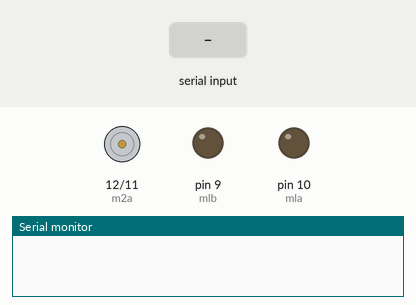
Simulated run of this sketch. Board: Arduino Uno, built with avr-gcc and run on an emulated ATmega328P. On the bench: motor-driver pin pairs drawn as motors (green arrow = first pin HIGH = forward, orange = second pin HIGH = backward, longer = more drive), output pins drawn as LEDs (lit = HIGH), the last lines printed to the serial monitor. Inputs (shaded band) come from the test bench.

Above: at 1.2 s.
1.3 s: "F" received over Serial
At 1.8 s:
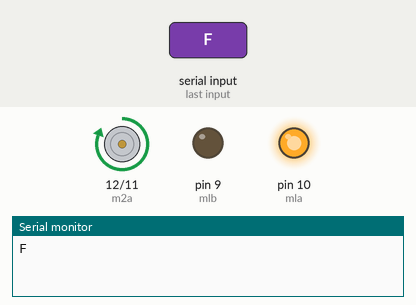
2.8 s: "B" received over Serial
At 4.0 s:
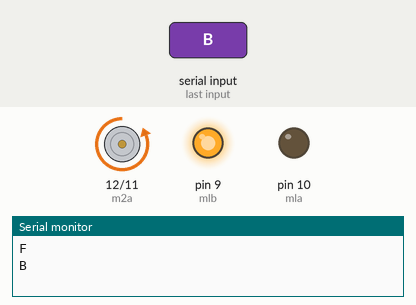
4.3 s: "R" received over Serial
At 5.3 s:
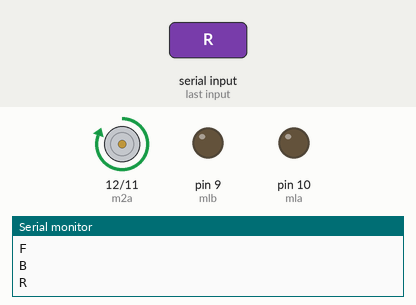
5.8 s: "L" received over Serial
At 6.5 s:
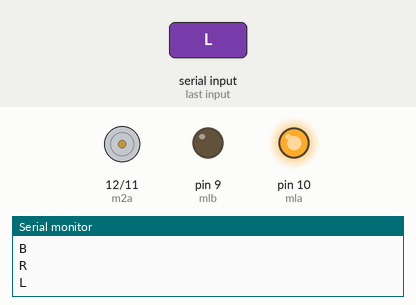
Timing chart, 0 to 8.3 s (numbered marks = the images above; inputs shaded):
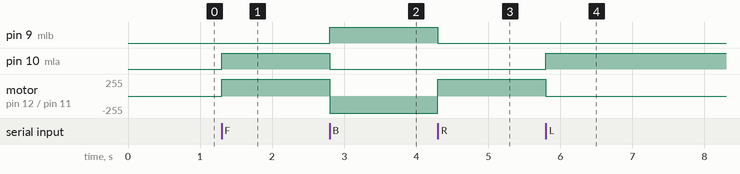

Measured:
- after the input at 1.3 s, pin 10 (mla): LOW → HIGH at once; motor on pin 12 (m2a) / pin 11 (m2b): stopped → forward 255/255 at once
- after the input at 2.8 s, pin 9 (mlb): LOW → HIGH at once; pin 10 (mla): HIGH → LOW at once; motor on pin 12 (m2a) / pin 11 (m2b): forward 255/255 → backward 255/255 at once
- after the input at 4.3 s, pin 9 (mlb): HIGH → LOW at once; motor on pin 12 (m2a) / pin 11 (m2b): backward 255/255 → forward 255/255 at once
- after the input at 5.8 s, pin 10 (mla): LOW → HIGH at once; motor on pin 12 (m2a) / pin 11 (m2b): forward 255/255 → stopped at once

The sketch:

Digitales_Final_PrimeraParte.ino
```cpp
int mla = 10;
int mlb = 9;
int m2a = 12;
int m2b = 11;
char val;
void setup() {
  pinMode(mla, OUTPUT);
  pinMode(mlb, OUTPUT);
  pinMode(m2a, OUTPUT);
  pinMode(m2b, OUTPUT);
  Serial.begin(9600);

}

void loop() {
  while (Serial.available() > 0)
  {
    val = Serial.read();
    Serial.println(val);
  }
  if( val == 'F')
  {
    digitalWrite(mla, HIGH);
    digitalWrite(mlb, LOW);
    digitalWrite(m2a, HIGH);
    digitalWrite(m2b, LOW);
  }
  else if( val == 'B')
  {
    digitalWrite(mla, LOW);
    digitalWrite(mlb, HIGH);
    digitalWrite(m2a, LOW);
    digitalWrite(m2b, HIGH);
  }

  else if( val == 'R')
  {
    digitalWrite(mla, LOW);
    digitalWrite(mlb, LOW);
    digitalWrite(m2a, HIGH);
    digitalWrite(m2b, LOW);
  }

  else if( val == 'L')
  {
    digitalWrite(mla, HIGH);
    digitalWrite(mlb, LOW);
    digitalWrite(m2a, LOW);
    digitalWrite(m2b, LOW);
  }

  else if( val == 'S')
  {
    digitalWrite(mla, LOW);
    digitalWrite(mlb, LOW);
    digitalWrite(m2a, LOW);
    digitalWrite(m2b, LOW);
  }

}
```
